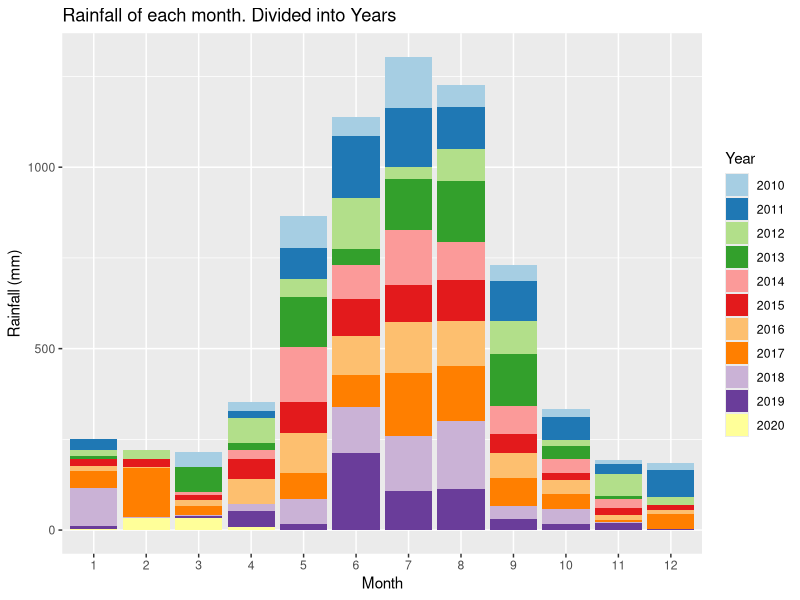
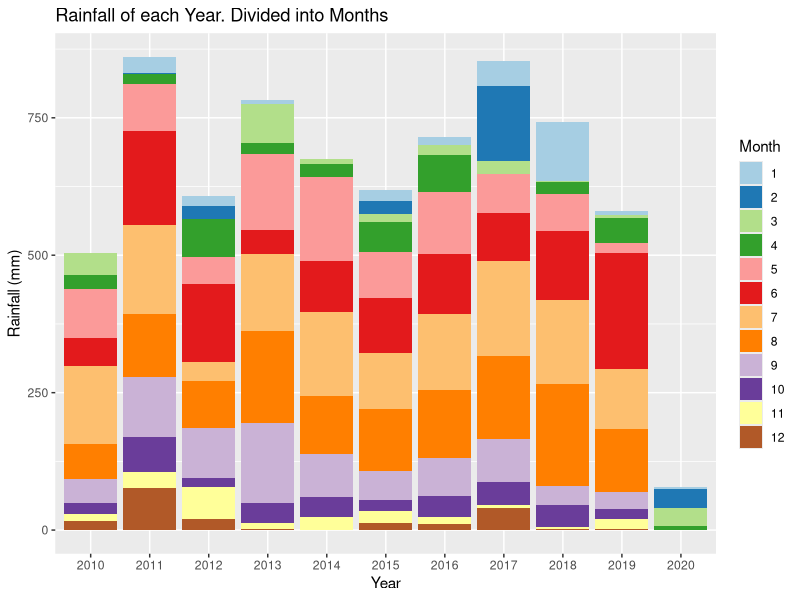
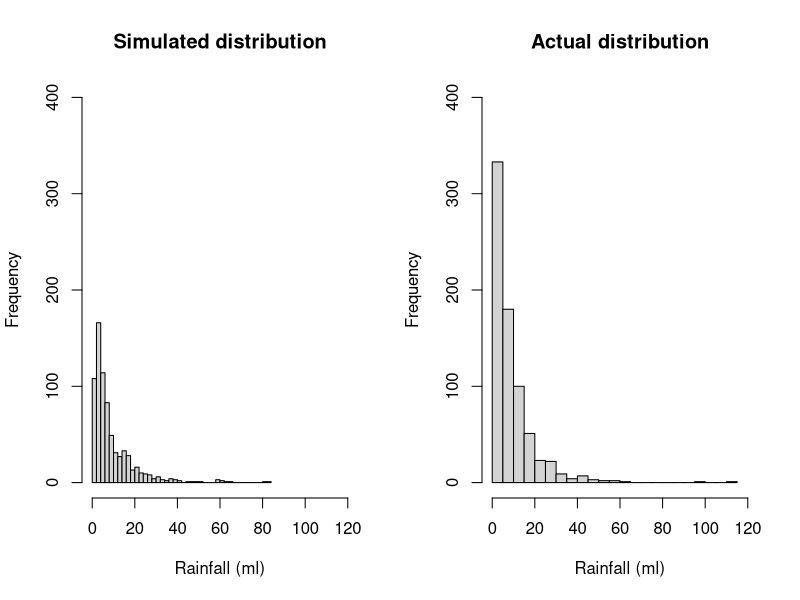
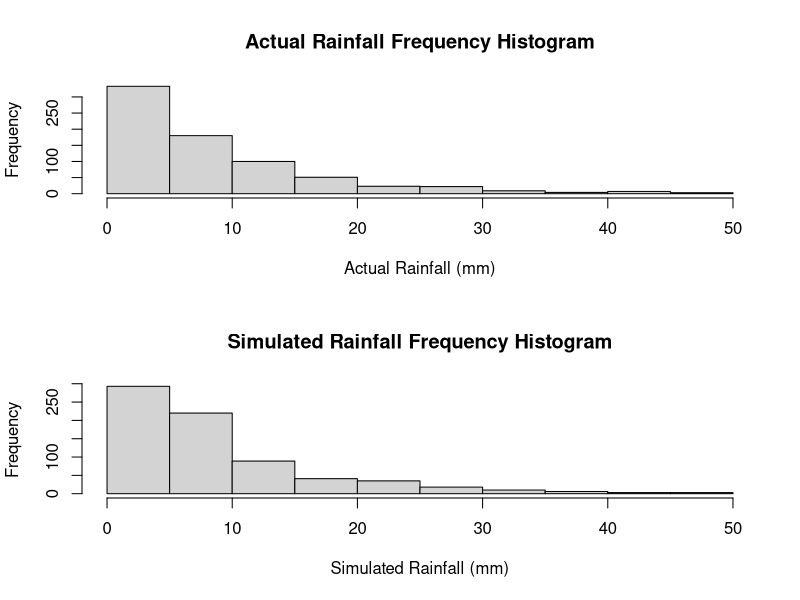
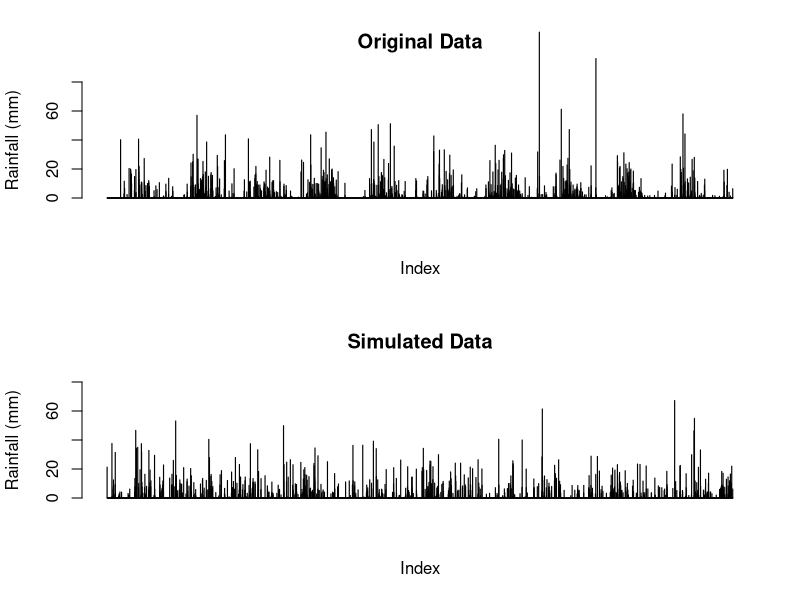
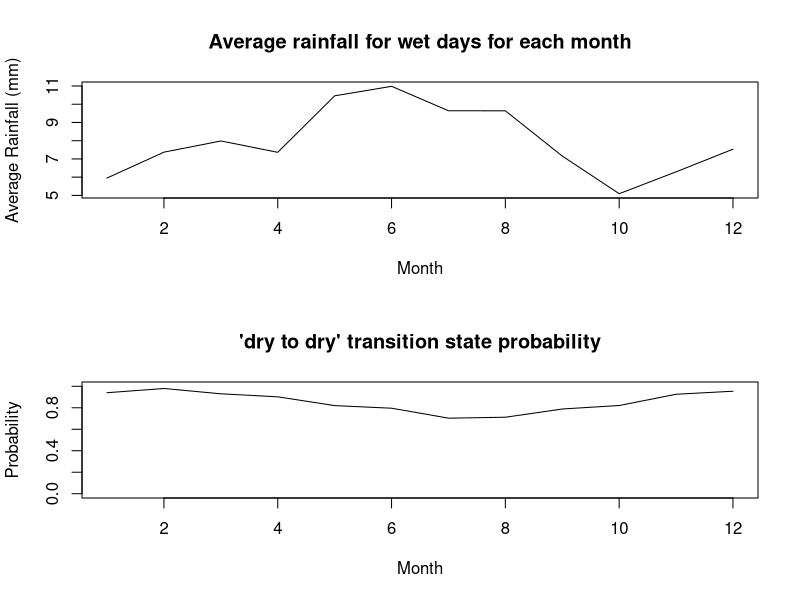
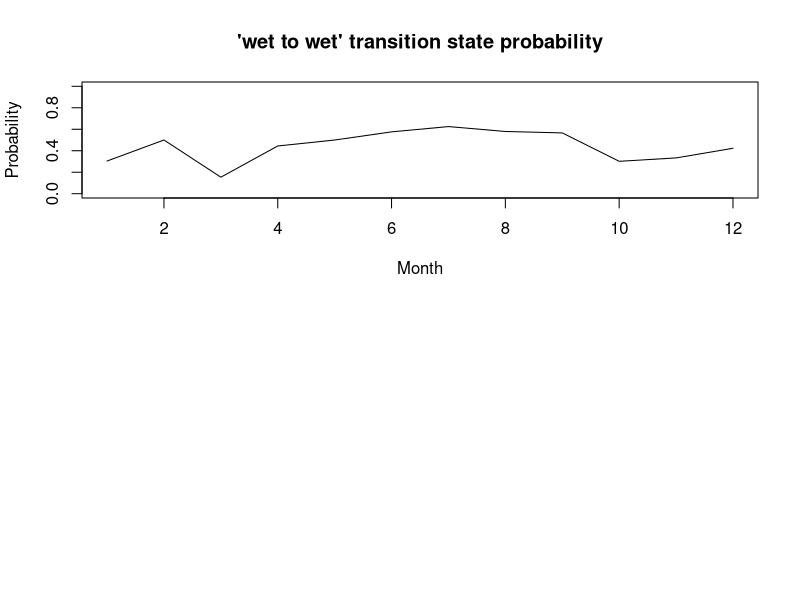
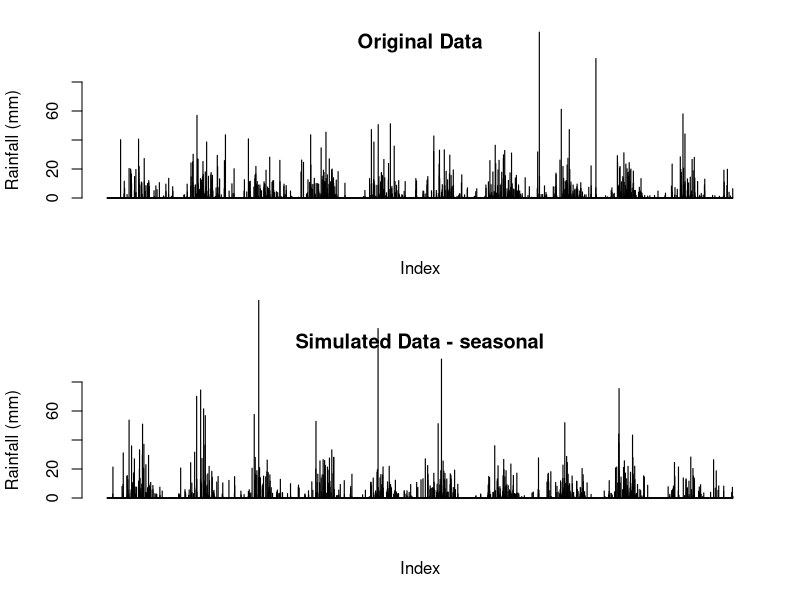

These figures' R source, in order:
## ---- chunk 1
knitr::opts_chunk$set(echo = TRUE)
## ---- chunk 2
# Reading in the data from the csv file
data <-  read.csv("IDCJAC0009_009225_1800_Data.csv")
weather_data <- data
weather_data <- weather_data[which(is.na(weather_data$Rainfall.amount..millimetres.) == FALSE),] # excluding rows with no rainfall record made 
## ---- chunk 3
weather_data$date <- do.call(paste, c(weather_data[c("Day", "Month", "Year")], sep = "-")) # creating a column that contains the date for easy indentification
## ---- chunk 4
# function to categorise day as either 'wet' or 'dry' for the Markov Chain functions
state <- function(x){
  stateList <- c()
  for(ii in 1:length(x)){
    if(x[ii] < 1){
      stateList <- c(stateList, "dry")
    }
    if(x[ii] >= 1){
      stateList <- c(stateList, "wet")
    }
  }
  return(stateList)
}
weather_data$state <- state(weather_data$Rainfall.amount..millimetres.)
## ---- chunk 5
head(weather_data[,c('Rainfall.amount..millimetres.','state')], 10)
## ---- chunk 6
# function establishing Markov Chain transition state. Establishing the relationship between the rainfall of a given day and the day before it.
transitionState <- function(x){
  transitionStateList <- c('') #can't find transition state of first observation
  for(i in 2:length(x)){
    if(x[i] == "dry"){
      if (x[i-1] == "dry"){
        transitionStateList <- c(transitionStateList, "DryToDry")
      }
      else {
        transitionStateList <- c(transitionStateList, "WetToDry")
      }
    }
    if(x[i] == "wet"){
      if (x[i-1] == "dry"){
        transitionStateList <- c(transitionStateList, "DryToWet")
      }
      else {
        transitionStateList <- c(transitionStateList, "WetToWet")
      }
    }
  }
  return(transitionStateList)
}
weather_data$transitionState <- transitionState(weather_data$state)
## ---- chunk 7
head(weather_data[,c('Rainfall.amount..millimetres.','state', 'transitionState')], 10)
## ---- chunk 8
train_data <- subset(weather_data, Year >= 2010) # only look at the most recent, relevant data.
library(ggplot2)
library(RColorBrewer)

# explorative plots investigating the distribution of rainfall across months and years

# Plotting the rainfall data (grouped by years and months)
# Distribution of rainfall by month (segmented by year)
ggplot(train_data, aes(x = factor(Month), y = Rainfall.amount..millimetres., fill = factor(Year))) + 
  geom_bar(stat = "identity") + 
  scale_fill_brewer(palette = "Paired") + 
  xlab("Month")+
  ylab("Rainfall (mm)")+
  labs(fill = "Year")+
  ggtitle("Rainfall of each month. Divided into Years")
# There does appear to be a rough distribution of rainfall by month. Most years May, June, July, August, and September (month 5-9) have the most rain. There are outliers

ggplot(train_data, aes(x = factor(Year), y = Rainfall.amount..millimetres., fill = factor(Month))) + 
  geom_bar(stat = "identity") + 
  scale_fill_brewer(palette = "Paired") + 
  xlab("Year")+
  ylab("Rainfall (mm)")+
  labs(fill = "Month")+
  ggtitle("Rainfall of each Year. Divided into Months")
# There does not appear to be any obvious pattern in the rainfall across the 10 years (note. 2020 only contains 4 months of data, hence the low rainfall). The average looks to be around 650-700 mm. 
## ---- chunk 9
table(train_data$Month, train_data$Year) # only four months of data in 2020
## ---- chunk 10
#Calculating transition state probabilities, in general (no respect to month or season)
weatherTable <- table(train_data$transitionState)
weatherTable

probWetToWet = weatherTable['WetToWet'] / (weatherTable['WetToWet'] + weatherTable['WetToDry'])
probWetToWet

probDryToDry = weatherTable['DryToDry'] / (weatherTable['DryToDry'] + weatherTable['DryToWet'])
probDryToDry
## ---- chunk 11
#Basic generator (No seasonal variation)

#calculated above
generateRainfallBasic <- function(genLength){
  currentState = "dry" # Years start with very little rain, so more likely to start dry
  rainAmountList <- c()
  for (i3 in 1:genLength){
    if (currentState == "dry"){
      if (runif(1) < probDryToDry){
        currentState = "dry"
      }
      else{
        currentState = "wet"
      }
    }
    else if (currentState == "wet"){
      if (runif(1) < probWetToWet){
        currentState = "wet"
      }
      else{
        currentState = "dry"
      }
    }
                                      #generating amount of rainfall if state is wet, else 0
    if (currentState == "wet"){
      rainAmount <- 5.66*exp(rnorm(1))
      rainAmountList <- c(rainAmountList, rainAmount)
    }
    else{
      rainAmountList <- c(rainAmountList, 0)
    }
  }
  return(rainAmountList)
}
## ---- chunk 12
#comparing log-normal against actual data, veeerryyyy close fit, will use log-normal for rainfall sim
par(mfrow=c(1,2))
p1 <- 5.66*exp(rnorm(732))
hist(p1, breaks = 30, xlim = c(0,120), ylim = c(0,400), main = "Simulated distribution", xlab = "Rainfall (ml)")

p2 <- train_data$Rainfall.amount..millimetres.[train_data$Rainfall.amount..millimetres.>1]
hist(p2, breaks = 30, xlim = c(0,120), ylim = c(0,400), main = "Actual distribution", xlab = "Rainfall (ml)")

mean(p1)
mean(p2)
## ---- chunk 13
#Basic generator tests
testRainfall = generateRainfallBasic(3761)

par(mfrow=c(2,1))
hist(train_data$Rainfall.amount..millimetres.[train_data$Rainfall.amount..millimetres.>1 & train_data$Rainfall.amount..millimetres.<50], xlab = "Actual Rainfall (mm)", main = "Actual Rainfall Frequency Histogram")
hist(testRainfall[testRainfall > 1 & testRainfall <50], xlab = "Simulated Rainfall (mm)", main = "Simulated Rainfall Frequency Histogram")

par(mfrow=c(2,1))
barplot(train_data$Rainfall.amount..millimetres., ylim = c(0,80), main = "Original Data", ylab = "Rainfall (mm)", xlab = "Index")
barplot(testRainfall, ylim = c(0,80), main = "Simulated Data", ylab = "Rainfall (mm)", xlab = "Index")
## ---- chunk 14
#Calculates the transition probabilities for each month
probTransStatesMonth <- function(input_data){
  transitonStatesMonthsFrame <- data.frame(list(rep(0, 12), list(rep(0, 12), list(rep(0,    12), list(rep(0, 12)))))) #Initialises 12x4 frame filled with zeroes (4 columns for each transition state, 12 rows for each month)
  names(transitonStatesMonthsFrame) <- c('DryToDry', 'DryToWet', 'WetToDry', 'WetToWet')

  #Makes the dataframe with the count of each transition state with each month
  for (i4 in 1:dim(input_data)[1]){
    tempTransitionState <- input_data[i4, 'transitionState']
    tempMonth <- input_data[i4, 'Month'] 
    transitonStatesMonthsFrame[tempMonth, tempTransitionState] <- transitonStatesMonthsFrame[tempMonth, tempTransitionState]+1 # increase count of tempTransitionState for month tempMonth by 1
  }

  #Calculates the transition state probabilities for each month in the data frame
  probTransitonStatesMonthsFrame <- transitonStatesMonthsFrame
  for (i in 1:dim(transitonStatesMonthsFrame)[1]){
  
    probTransitonStatesMonthsFrame[i, 'DryToDry'] <- transitonStatesMonthsFrame[i, 'DryToDry'] / (transitonStatesMonthsFrame[i, 'DryToDry'] + transitonStatesMonthsFrame[i, 'DryToWet'])
  
    probTransitonStatesMonthsFrame[i, 'DryToWet'] <- transitonStatesMonthsFrame[i, 'DryToWet'] / (transitonStatesMonthsFrame[i, 'DryToDry'] + transitonStatesMonthsFrame[i, 'DryToWet'])
    
    probTransitonStatesMonthsFrame[i, 'WetToDry'] <- transitonStatesMonthsFrame[i, 'WetToDry'] / (transitonStatesMonthsFrame[i, 'WetToDry'] + transitonStatesMonthsFrame[i, 'WetToWet'])
    probTransitonStatesMonthsFrame[i, 'WetToWet'] <- transitonStatesMonthsFrame[i, 'WetToWet'] / (transitonStatesMonthsFrame[i, 'WetToDry'] + transitonStatesMonthsFrame[i, 'WetToWet'])
    # this data frame 'probTransitionStatesMonthsFrame' will be called directly in the generator, so must be called as such when exported
  }
  return(probTransitonStatesMonthsFrame)
}

## ---- chunk 15
probTransitonStatesMonthsFrame <- probTransStatesMonth(train_data)
head(probTransitonStatesMonthsFrame, 10)
## ---- chunk 16
#testing average rainfall when its rains in each month, and for wettowet vs drytowet transitions.
test_w2w <- train_data$Rainfall.amount..millimetres.[train_data$transitionState == "WetToWet"]
test_d2w <- train_data$Rainfall.amount..millimetres.[train_data$transitionState == "DryToWet"]
mean(test_w2w)
mean(test_d2w)
wilcox.test(test_d2w, test_w2w)
#since resulting wilcox test p-value is 0.85, we conclude that theres no difference in rainfall depending on the transition state, and do not need to include it in our model.

test_rainfallPerMonth <- train_data[train_data$state == "wet",c(4,6)]
kruskal.test(Rainfall.amount..millimetres. ~ Month, data = test_rainfallPerMonth)
#p-val = 0.00016, therefore difference between average rainfall for each month

## ---- chunk 17
#calculating the mean rainfall when it rains for each month, to change how much it rains according to the generator later on. Limited to less than 60 mls as the dataset is not large enough for large rainfall amounts (such as 114ml in feburary) to not throw the mean off.
rainMonthData <- c()
for (i in 1:12){
  temp<- train_data$Rainfall.amount..millimetres.[train_data$state == "wet" & train_data$Month == i & train_data$Rainfall.amount..millimetres. < 60]
  rainMonthData <- c(rainMonthData, list(temp))
  rm(temp)
}

rainfallAvgMonth <- sapply(rainMonthData, mean)

## ---- chunk 18
plot(c(1:12), rainfallAvgMonth, type = "l", xlab = "Month", ylab = "Average Rainfall (mm)", main = "Average rainfall for wet days for each month")
## ---- chunk 19
#How the transition state probabilities vary for each month
plot(probTransitonStatesMonthsFrame$DryToDry, ylim = c(0,1), xlab = "Month", main = "'dry to dry' transition state probability", type = 'l', ylab = "Probability")
plot(probTransitonStatesMonthsFrame$WetToWet, ylim = c(0,1), xlab = "Month", main = "'wet to wet' transition state probability", type = 'l', ylab = "Probability")
## ---- chunk 20

#Weather generator accounting  for seasonal variation of transition states or something i hope
#Yes this is just a spicy version of basic generator it's mostly the same in fact if i forget to even do this it is the same


generateRainfallSeasonal <- function(input){
  # input must be weather_data or a subset of weather_data
  currentState = "dry" #can make this into a random choice later
  rainAmountList <- c()
  for (i5 in 1:dim(input)[1]){
    if (currentState == "dry"){
      if (runif(1) < probTransitonStatesMonthsFrame[input[i5, 'Month'], 'DryToDry']){ #now inputs depending on the month of input
        currentState = "dry"
      }
      else{
        currentState = "wet"
      }
    }
    else if (currentState == "wet"){
      if (runif(1) < probTransitonStatesMonthsFrame[input[i5, 'Month'], 'WetToWet']){
        currentState = "wet"
      }
      else{
        currentState = "dry"
      }
    }
                                      #generating amount of rainfall if state is wet, else 0
    if (currentState == "wet"){
      
      #rainAmount <- 5.66*exp(rnorm(1)) #now log-normal dist, 5 used because is close to mean of weather_data's / the mean of what exp(rnorm(1)) is by default /// Old Version 
      rainAmount <- rainfallAvgMonth[input[i5, 'Month']]*exp(rnorm(1))/1.648 #average of exp(rnorm(1)) is ~1.648, so we divide by that so the average of each month will just be the actual average calculated from rainfallAvgMonth.
      
      rainAmountList <- c(rainAmountList, rainAmount)
    }
    else{
      rainAmountList <- c(rainAmountList, 0)
    }
  }
  return(rainAmountList)
}
## ---- chunk 21
#testing code for seasonal generator
inputSeasonalRainfall <- dplyr::select(train_data, 'Year', 'Month', 'Day') #using existing train data's dates to input to function, instead of putting in just how many to generate

testSeasonalRainfall = generateRainfallSeasonal(inputSeasonalRainfall)
## ---- chunk 22
par(mfrow=c(2,1))
barplot(train_data$Rainfall.amount..millimetres., ylim = c(0,80), main = "Original Data", ylab = "Rainfall (mm)", xlab = "Index")
barplot(testSeasonalRainfall, ylim = c(0,80), main = "Simulated Data - seasonal", ylab = "Rainfall (mm)", xlab = "Index")
## ---- chunk 23
#comparing log-normal against actual data, veeerryyyy close fit, will use log-normal for rainfall sim
p1 <- 5*exp(rnorm(732))
p1 <- p1[p1>1]
hist(p1, breaks = 30, xlim = c(0,120), ylim = c(0,400), main = "Simulated distribution")

p2 <- train_data$Rainfall.amount..millimetres.[train_data$Rainfall.amount..millimetres.>1]
hist(p2, breaks = 30, xlim = c(0,120), ylim = c(0,400), main = "actual distribution")

## ---- chunk 24
set.seed(100345)

sampID <- sample.int(nrow(train_data), size = 0.8*nrow(train_data), replace = FALSE)
train_data <- train_data[sampID,] # 80% of data for training
test_data <- train_data[-sampID,] # 20% for testing
## ---- chunk 25

probTransitonStatesMonthsFrame <- probTransStatesMonth(train_data) # retraining seasonal generator probTransitionStatesMonthsFrame with new training data (now only 80% of the original train_data)

# calucating the new average rainfall for each month
rainMonthData <- c()
for (i in 1:12){
  temp<- train_data$Rainfall.amount..millimetres.[train_data$state == "wet" & train_data$Month == i & train_data$Rainfall.amount..millimetres. < 60]
  rainMonthData <- c(rainMonthData, list(temp))
  rm(temp)
}
rainfallAvgMonth <- sapply(rainMonthData, mean)
## ---- chunk 26
#generate test data
testSeasonalRainfall20 = generateRainfallSeasonal(test_data) # generate a simulation with the same number of observations as test_data (20% of the total data)
## ---- chunk 27
par(mfrow = c(2, 1))
barplot(testSeasonalRainfall20, ylab = "Rainfall (mm)", xlab = "index", main = "Simulated data")
barplot(test_data$Rainfall.amount..millimetres., ylab = "Rainfall (mm)", xlab  = "index", main = "Actual data")
## ---- chunk 28
# Wilcoxon signed rank test
WT <- wilcox.test(testSeasonalRainfall20, test_data$Rainfall.amount..millimetres., paired=T)
print("Wilcoxon rank sum p-value")
WT$p.value
# paired student t test
TT <- t.test(testSeasonalRainfall20, test_data$Rainfall.amount..millimetres., paired=T)
print("t-test p-value")
TT$p.value
## ---- chunk 29
train_data <- subset(weather_data, Year >= 2010)
train10_data <- subset(weather_data, Year >= 2009 & Year < 2019)
data_2019 <- subset(weather_data, Year == 2019)
## ---- chunk 30

probTransitonStatesMonthsFrame <- probTransStatesMonth(train10_data) # retraining seasonal generator probTransitionStatesMonthsFrame with train10_data


set.seed(10356)

# get a testing 
monthList <- subset(weather_data, Year == 2019) # a year that isn't a leap year to get the month list, as generation algorithm only requires months
monthList <- monthList['Month']
testSeasonalRainfall10 <- generateRainfallSeasonal(monthList)
## ---- chunk 31
#compare generated year against 2019
par(mfrow = c(2,1))
barplot(testSeasonalRainfall10, xlab = "Index", ylab = "Rainfall (mm)", main = "Simulated Rainfall")
barplot(data_2019$Rainfall.amount..millimetres., xlab = "Index", ylab = "Rainfall (mm)", main = "2019 Rainfall")
## ---- chunk 32
# check other years for comparison
par(mfrow = c(3,2))
barplot(testSeasonalRainfall10, xlab = "Index", ylab = "Rainfall (mm)", main = "Simulated Rainfall")
year <- subset(weather_data, Year == 2015)
barplot(year$Rainfall.amount..millimetres., xlab = "Index", ylab = "Rainfall (mm)", main = "2015 Rainfall")
year <- subset(weather_data, Year == 2008)
barplot(year$Rainfall.amount..millimetres., xlab = "Index", ylab = "Rainfall (mm)", main = "2008 Rainfall")
year <- subset(weather_data, Year == 2015)
barplot(year$Rainfall.amount..millimetres., xlab = "Index", ylab = "Rainfall (mm)", main = "2017 Rainfall")
year <- subset(weather_data, Year == 2007)
barplot(year$Rainfall.amount..millimetres., xlab = "Index", ylab = "Rainfall (mm)", main = "2007 Rainfall")
year <- subset(weather_data, Year == 2013)
barplot(year$Rainfall.amount..millimetres., xlab = "Index", ylab = "Rainfall (mm)", main = "2013 Rainfall")
rm(year)
## ---- chunk 33
# Creates a graph of difference in rainfall for years, weeks, months, years to see if there are any potential patterns.

# Creates a list of the weekly rainfall
RainfallWeekly <- data.frame("Rainfall (mm)", "Week")
colnames(RainfallWeekly) <- c("Rainfall (mm)", "Week")
RainfallWeekly$`Rainfall (mm)` <- as.numeric(RainfallWeekly$`Rainfall (mm)`)
RainfallWeekly$Week <- as.numeric(RainfallWeekly$Week)
week = 1
weekRain = 0
for(ii in c(1: nrow(weather_data))){
  weekRain = weekRain + weather_data[ii, 6] # rainfall amount for that row
  
  if(ii%%7 == 0){ # every 7th row
    RainfallWeekly[(ii/7), 1] <- weekRain # 1 row of RainfallWeekly created every 7 rows (1 weeks) - inserting rainfall total for that week
    RainfallWeekly[(ii/7), 2] <- week
    week = week + 1
    weekRain = 0 # clear total rainfall to prepare for next week
  }
}
## ---- chunk 34
RainfallWeeklyDiff <- data.frame(c(1:(nrow(RainfallWeekly)-1)), c(1:(nrow(RainfallWeekly)-1))) # data frame with two columns, one less row than RainfallWeekly
colnames(RainfallWeeklyDiff) <- c("Rainfall diff (mm)", "Week")
RainfallWeeklyDiff$`Rainfall diff (mm)` <- diff(RainfallWeekly$`Rainfall (mm)`) # change in weeks
## ---- chunk 35
# plot first 700 weeks first against the difference in rainfall, and then the rainfall per week
par(mfrow = c(4,1))
plot(RainfallWeeklyDiff[c(1:350), 2], RainfallWeeklyDiff[c(1:350), 1], xlab = "week", ylab = "change in rainfall (mm)", cex = 2, type = "b")
plot(RainfallWeekly[c(1:350), 2], RainfallWeekly[c(1:350), 1], xlab = "week", ylab = "rainfall (mm)", type = "l")
plot(RainfallWeeklyDiff[c(351:700), 2], RainfallWeeklyDiff[c(351:700), 1], xlab = "week", ylab = "change in rainfall (mm)", cex = 2, type = "b")
plot(RainfallWeekly[c(351:700), 2], RainfallWeekly[c(351:700), 1], xlab = "week", ylab = "rainfall (mm)", type = "l")

## ---- chunk 36
# plot second 700 weeks first against the difference in rainfall, and then the rainfall per week
par(mfrow = c(4,1))
plot(RainfallWeeklyDiff[c(701:1050), 2], RainfallWeeklyDiff[c(701:1050), 1], xlab = "week", ylab = "change in rainfall (mm)", cex = 2, type = "b")
plot(RainfallWeekly[c(701:1050), 2], RainfallWeekly[c(701:1050), 1], xlab = "week", ylab = "rainfall (mm)", type = "l")
plot(RainfallWeeklyDiff[c(1051:1414), 2], RainfallWeeklyDiff[c(1051:1414), 1], xlab = "week", ylab = "change in rainfall (mm)", cex = 2, type = "b")
plot(RainfallWeekly[c(1051:1414), 2], RainfallWeekly[c(1051:1414), 1], xlab = "week", ylab = "rainfall (mm)", type = "l")
## ---- chunk 37
rainSort_2019 <- data_2019$Rainfall.amount..millimetres.
# qqplot before removing 'dry' days
qqnorm(rainSort_2019, pch = 1, frame = F, main = "Normal Q-Q Plot of Rainfall 2019 (including dry days)")
qqline(rainSort_2019, col = "red", lwd = 2)
rainSort_2019 <- rainSort_2019[which(rainSort_2019 != 0)]
# qqplot after removing 'dry' days
qqnorm(rainSort_2019, pch = 1, frame = F, main = "Normal Q-Q Plot of Rainfall 2019 (excluding dry days)")
qqline(rainSort_2019, col = "red", lwd = 2)
hist(rainSort_2019, breaks = 50)
# data is not normally distributed
rm(rainSort_2019)
## ---- chunk 38
rain2019 <- subset(weather_data, Year == 2019)
length(rain2019$Rainfall.amount..millimetres.)
length(testSeasonalRainfall10)
# function to return the sum of ranks of difference (w+ and w-) that are part of the Wilcoxon signed rank calculations
returnRanks <- function(simulated, actual){
  diffs <- (simulated - actual)
  diffs <- diffs[diffs != 0]
  posDifs <- which(diffs > 0)
  negDiffs <- which(diffs < 0)
  rank <- rank(abs(diffs))
  rankPosDiff <- sum(rank[posDifs])
  rankNegDiff <- sum(rank[negDiffs]) 
  return(c(rankPosDiff, rankNegDiff))
}
## ---- chunk 39
table(rain2019$Month)
# To perform the Wilcoxon Signed Rank test we must have paired data, so we have to find the extra dates in testSeasonalRainfall10 (note: 2019 is a non leap year) and remove them.
# Upon review we find that there are days missing from October and December.
## ---- chunk 40
table(rain2019$Day)
# one month is missing a day 5, and another is missing a day 19 (both 11 when should be 12)/
temp <- subset(rain2019, Day == 5)
temp$Month # 5th of October missing
temp <- subset(rain2019, Day == 19)
temp$Month # 19th of December missing
rm(temp)
which(rain2019$date == "4-10-2019") # find what row the day before 5-10-2019 is
# thereforer 5-10-2019 would be row 278 (277+1)
which(rain2019$date == "18-12-2019") # find what row the day before 5-10-2019 is
# thereforer 5-10-2019 would be row 353 (351+2). Add two as both 5th october and 19th december are missing
## ---- chunk 41
# after finding the days that need to be removed we find that the days are day 278 and 353 from testSeasonalRainfall10
simRainfall2019 <- testSeasonalRainfall10
## ---- chunk 42
set.seed(102343656)

# get a testing 
monthList <- subset(weather_data, Year == 2019) # a year that isn't a leap year to get the month list, as generation algorithm only requires months
monthList <- monthList['Month']
testSeasonalRainfall10 <- generateRainfallSeasonal(monthList)
simRainfall2019 <- testSeasonalRainfall10 # remove day 278 and day 353 data from testSeasonalRainfall10
## ---- chunk 43
# test of testSeasonalRainfall10 against 2019 rainfall (testSeasonalRainfall10 was simulation of 2019 rainfall)
wilcox.test(rain2019$Rainfall.amount..millimetres., simRainfall2019, paired = T, alternative = "t", conf.int = T, conf.level = 0.95)

# the p-value is 0.04918,indicating that it is likely that there is a significant difference between the simulated data and the actual data. This means that one set of data was consistently and significantly larger than the other

# manual calculation of Wilcoxon signed rank values 

sumRanks <- returnRanks(simRainfall2019, rain2019$Rainfall.amount..millimetres.)
sumRanks[1] # rankPosDiff ( sum of the ranks of the positive differences)
sumRanks[2] # rankNegDiff (sum of the ranks of the negative differrences)

# rankPosDiff (the sum of the ranks of the differences where the simulated data is greater than the actual) is 7414. rankNegDiff (the sum of the ranks of the the differences where the actual is greater than the simulated) is 5147. rankPosDiff is quite a bit larger than rankNegDiff
## ---- chunk 44
# to confirm the results of the first Wilcoson signed rank test, repeat with 3 different sets of simulated rainfall
set.seed(12345)

# using month probabilites generate one years worth of data 
monthList <- subset(weather_data, Year == 2011) # a year that isn't a leap year to get the month list, as generation algorithm only requires months
monthList <- monthList['Month']
testSeasonalRainfall10 <- generateRainfallSeasonal(monthList)

simRainfall2019 <- testSeasonalRainfall10[-c(278, 353)] # remove day 278 and day 353 data from testSeasonalRainfall10

wilcox.test(rain2019$Rainfall.amount..millimetres., simRainfall2019, paired = T, alternative = "t", conf.int = T, conf.level = 0.95)

# The p-value is 0.1981, indiciating that there is not a significant difference between the simulated data and the actual data

# manual calculation of Wilcoxon signed rank values 
sumRanks <- returnRanks(simRainfall2019, rain2019$Rainfall.amount..millimetres.)
sumRanks[1] # rankPosDiff ( sum of the ranks of the positive differences)
sumRanks[2] # rankNegDiff (sum of the ranks of the negative differrences)

## ---- chunk 45
set.seed(347876)

# using month probabilites generate one years worth of data 
monthList <- subset(weather_data, Year == 2011) # a year that isn't a leap year to get the month list, as generation algorithm only requires months
monthList <- monthList['Month']
testSeasonalRainfall10 <- generateRainfallSeasonal(monthList)

simRainfall2019 <- testSeasonalRainfall10[-c(278, 353)] # remove day 278 and day 353 data from testSeasonalRainfall10

wilcox.test(rain2019$Rainfall.amount..millimetres., simRainfall2019, paired = T, alternative = "t", conf.int = T, conf.level = 0.95)

# manual calculation of Wilcoxon signed rank values 
sumRanks <- returnRanks(simRainfall2019, rain2019$Rainfall.amount..millimetres.)
sumRanks[1] # rankPosDiff ( sum of the ranks of the positive differences)
sumRanks[2] # rankNegDiff (sum of the ranks of the negative differrences)

## ---- chunk 46
set.seed(3456789)
# using month probabilites generate one years worth of data 
monthList <- subset(weather_data, Year == 2011) # a year that isn't a leap year to get the month list, as generation algorithm only requires months
monthList <- monthList['Month']
testSeasonalRainfall10 <- generateRainfallSeasonal(monthList)
simRainfall2019 <- testSeasonalRainfall10[-c(278, 353)] # remove day 278 and day 353 data from testSeasonalRainfall10

wilcox.test(rain2019$Rainfall.amount..millimetres., simRainfall2019, paired = T, alternative = "t", conf.int = T, conf.level = 0.95)

# manual calculation of Wilcoxon signed rank values 
sumRanks <- returnRanks(simRainfall2019, rain2019$Rainfall.amount..millimetres.)
sumRanks[1] # rankPosDiff ( sum of the ranks of the positive differences)
sumRanks[2] # rankNegDiff (sum of the ranks of the negative differrences)
## ---- chunk 47
# looking at the four total simulations created, there is generally no significant different between the simulated rainfall and the actual rainfall. 
# However looking at rankPosDiff and rankNegDiff calculated for each (the sum of the ranks of the positive and negative differences between the simulated and actual data respectively), the simulated rainfall was consistently larger than the actual data 
# The reason for this is likely because 2019 had a very small amount of rainfall compared to the rest of the years.
sum(train10_data$Rainfall.amount..millimetres.)/10 # /10 to get average of 10 years of rain data
sum(rain2019$Rainfall.amount..millimetres.)
## ---- chunk 48
median(simRainfall2019)
median(rain2019$Rainfall.amount..millimetres.)

# given the number of dry days, it makes sense that the median's would be very similar in the Wilcoxon Signed Rank test
# To perform the Wilcoxon Signed Rank test we remove those dates from testSeasonalRainfall10
# 2019 is a non leap year so February will have 28 days
#October 5th and December 19th are missing, so we remove them
month_result <- which(rain2019$date == "4-10-2019" | rain2019$date=="18-12-2019")
simRainfall2019 <- testSeasonalRainfall10[-c(month_result[1]+1, month_result[2]+1)]

# Test of testSeasonalRainfall10 against 2019 rainfall (testSeasonalRainfall10 was simulation of 2019 rainfall)
wilcox.test(simRainfall2019, rain2019$Rainfall.amount..millimetres., paired = T, alternative = "t")

# Since the p-value is relatively high, it can be concluded that there is no significant diference between the simulated 2019 data and the actual 2019 data. 
# While the simulation may not be an accurate prediction of 2019 (as seen in the barplots), the simulation was also not logically flawed, as there is not a significant difference between the median of the simulation and the median of the actual.
#Furthermore, a qucik comparison of the medians in the Wilcoxon Signed Rank test shows that (as expected) they are also very similar.
cat("Median of actual and simulated rainfall respectively: ", median(rain2019$Rainfall.amount..millimetres.), median(simRainfall2019))
rm(simRainfall2019)
## ---- chunk 49
# looking at 2013 data (which had a larger than average amount of rain)

rain2013 <- subset(weather_data, Year == 2013)
simRainfall2013 <- generateRainfallSeasonal(monthList)
wilcox.test(simRainfall2013, rain2013$Rainfall.amount..millimetres., paired = T, conf.int = T, conf.level = 0.95)

par(mfrow = c(2,1))
barplot(simRainfall2013, xlab = "Index", ylab = "Rainfall (mm)", main = "Simulated Rainfall")
barplot(rain2013$Rainfall.amount..millimetres., xlab = "Index", ylab = "Rainfall (mm)", main = "2013 Rainfall")

diffs <- (simRainfall2013 - rain2013$Rainfall.amount..millimetres.)
diffs <- diffs[diffs != 0]
posDifs <- which(diffs > 0)
negDiffs <- which(diffs < 0)
rank <- rank(abs(diffs))
rankPosDiff <- sum(rank[posDifs])
rankNegDiff <- sum(rank[negDiffs]) 

rankPosDiff
rankNegDiff
mean(diffs)
